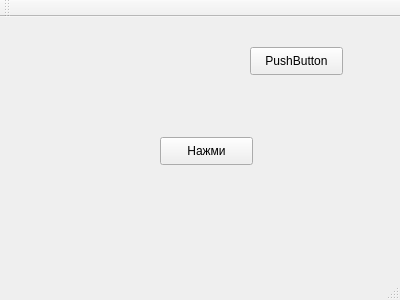
<?xml version="1.0" encoding="UTF-8"?>
<ui version="4.0">
 <class>MainWindow</class>
 <widget class="QMainWindow" name="MainWindow">
  <property name="geometry">
   <rect>
    <x>0</x>
    <y>0</y>
    <width>400</width>
    <height>300</height>
   </rect>
  </property>
  <property name="windowTitle">
   <string>MainWindow</string>
  </property>
  <widget class="QWidget" name="centralWidget">
   <widget class="QPushButton" name="pushButton">
    <property name="geometry">
     <rect>
      <x>160</x>
      <y>120</y>
      <width>93</width>
      <height>28</height>
     </rect>
    </property>
    <property name="text">
     <string>Нажми</string>
    </property>
   </widget>
   <widget class="QPushButton" name="cl">
    <property name="geometry">
     <rect>
      <x>250</x>
      <y>30</y>
      <width>93</width>
      <height>28</height>
     </rect>
    </property>
    <property name="text">
     <string>PushButton</string>
    </property>
   </widget>
  </widget>
  <widget class="QMenuBar" name="menuBar">
   <property name="geometry">
    <rect>
     <x>0</x>
     <y>0</y>
     <width>400</width>
     <height>26</height>
    </rect>
   </property>
  </widget>
  <widget class="QToolBar" name="mainToolBar">
   <attribute name="toolBarArea">
    <enum>TopToolBarArea</enum>
   </attribute>
   <attribute name="toolBarBreak">
    <bool>false</bool>
   </attribute>
  </widget>
  <widget class="QStatusBar" name="statusBar"/>
 </widget>
 <layoutdefault spacing="6" margin="11"/>
 <resources/>
 <connections/>
</ui>
